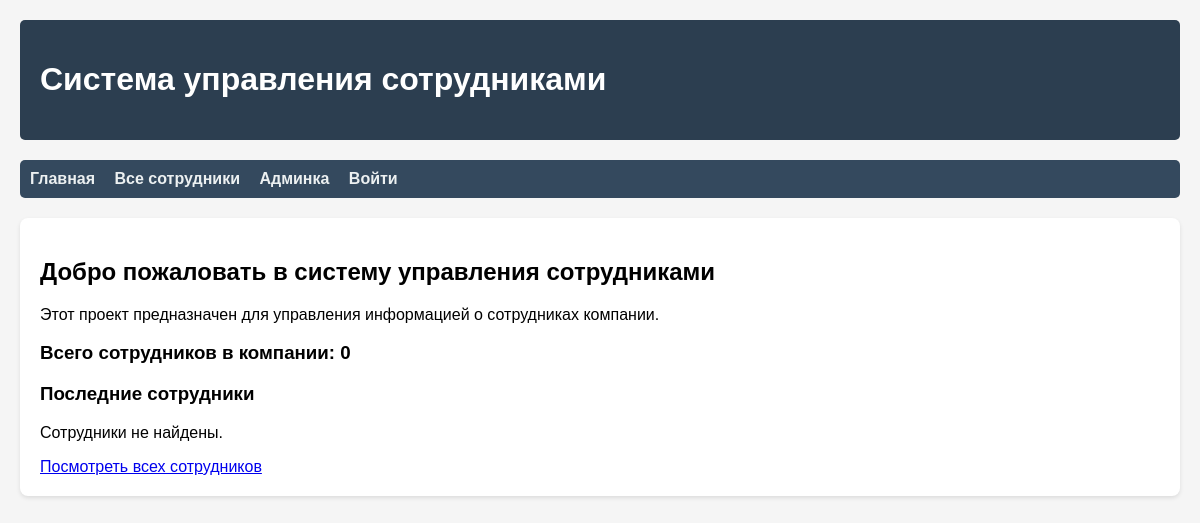
The app's page /, older data.
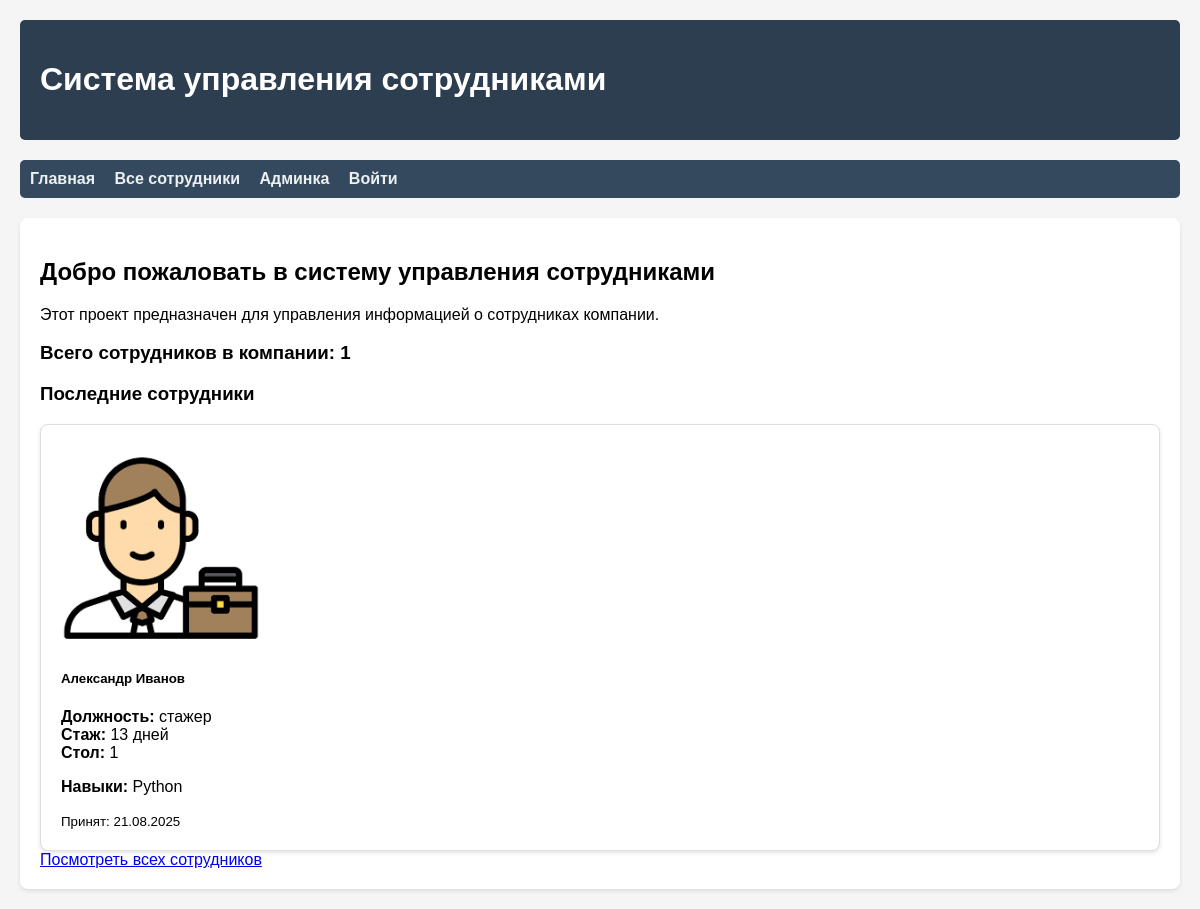
The same page, newer data.
### employees/models.py (models this page shows, shortened)
class Employee(models.Model):
    GENDER_CHOICES = [
        ('M', 'Мужской'),
        ('F', 'Женский'),
    ]
    first_name = models.CharField(max_length=100, verbose_name='Имя')
    last_name = models.CharField(max_length=100, verbose_name='Фамилия')
    middle_name = models.CharField(max_length=100, verbose_name='Отчество', blank=True, null=True)
    gender = models.CharField(max_length=1, choices=GENDER_CHOICES, verbose_name='Пол')
    email = models.EmailField(verbose_name='Email', unique=True)
    position = models.CharField(max_length=200, verbose_name='Должность')
    hire_date = models.DateField(verbose_name='Дата приема на работу', default=timezone.now)
    workstation = models.ForeignKey(
        'workstations.Workstation',
        on_delete=models.SET_NULL,
        null=True,
        blank=True,
        verbose_name='Рабочее место'
    )
    description = models.TextField(verbose_name='Описание', blank=True)
    class Meta:
        verbose_name = 'Сотрудник'
        verbose_name_plural = 'Сотрудники'
        ordering = ['last_name', 'first_name']
    @property
    def work_experience_days(self):
        if self.hire_date:
            return (timezone.now().date() - self.hire_date).days
        return 0

class EmployeeImage(models.Model):
    employee = models.ForeignKey(
        Employee,
        on_delete=models.CASCADE,
        related_name='images',
        verbose_name='Сотрудник'
    )
    image = models.ImageField(
        upload_to='employees/%Y/%m/%d/',
        verbose_name='Изображение'
    )
    order = models.PositiveIntegerField(
        default=0,
        verbose_name='Порядковый номер'
    )
    created_at = models.DateTimeField(auto_now_add=True, verbose_name='Дата создания')
    class Meta:
        verbose_name = 'Изображение сотрудника'
        verbose_name_plural = 'Изображения сотрудников'
        ordering = ['employee', 'order', 'created_at']

class EmployeeSkill(models.Model):
    LEVEL_CHOICES = [
        (1, 'Начальный'),
        (2, 'Средний'),
        (3, 'Продвинутый'),
        (4, 'Эксперт'),
    ]
    employee = models.ForeignKey(Employee, on_delete=models.CASCADE, verbose_name='Сотрудник')
    skill = models.ForeignKey(Skill, on_delete=models.CASCADE, verbose_name='Навык')
    level = models.IntegerField(choices=LEVEL_CHOICES, verbose_name='Уровень')
    class Meta:
        verbose_name = 'Навык сотрудника'
        verbose_name_plural = 'Навыки сотрудников'
        unique_together = ['employee', 'skill']

class Skill(models.Model):
    name = models.CharField(max_length=100, verbose_name='Навык')
    description = models.TextField(verbose_name='Описание навыка', blank=True)
    class Meta:
        verbose_name = 'Навык'
        verbose_name_plural = 'Навыки'

### workstations/models.py (models this page shows, shortened)
class Workstation(models.Model):
    name = models.CharField(max_length=100, verbose_name="Название")
    table_number = models.CharField(max_length=20, verbose_name="Номер стола", unique=True)
    description = models.TextField(blank=True, verbose_name="Описание")
    location = models.CharField(max_length=100, verbose_name="Местоположение")
    is_active = models.BooleanField(default=True, verbose_name="Активно")
    equipment = models.TextField(blank=True, verbose_name="Оборудование")
    ip_address = models.GenericIPAddressField(blank=True, null=True, verbose_name="IP-адрес")
    notes = models.TextField(blank=True, verbose_name="Заметки")
    class Meta:
        verbose_name = "Рабочее место"
        verbose_name_plural = "Рабочие места"
        ordering = ["table_number"]

### employees/views.py (the view)
# urls.py: path('', HomeView.as_view(), name='home'),
class HomeView(ListView):
    model = Employee
    template_name = 'employees/home.html'
    context_object_name = 'employees'
    def get_queryset(self):
        return Employee.objects.prefetch_related(
            Prefetch('images', queryset=EmployeeImage.objects.order_by('order')),
            Prefetch('employeeskill_set', queryset=EmployeeSkill.objects.select_related('skill'))
        ).order_by('-hire_date')[:4]  # 4 последних по дате приёма
    def get_context_data(self, **kwargs):
        context = super().get_context_data(**kwargs)
        context['total_employees'] = Employee.objects.count()
        return context

### templates/employees/home.html (shortened to what this page needs)
{% extends 'base.html' %}
{% block content %}
    <h2>Добро пожаловать в систему управления сотрудниками</h2>
    <p>Этот проект предназначен для управления информацией о сотрудниках компании.</p>
    <div class="total-employees mb-4">
        <h3>Всего сотрудников в компании: {{ total_employees }}</h3>
    </div>
    <h3>Последние сотрудники</h3>
    <div class="row">
        {% for employee in employees %}
            <div class="col-md-3 mb-4">
                <div class="card employee-card" onclick="location.href='{% url 'employees:employee_detail' employee.pk %}'" style="cursor: pointer;">
                    {% with employee.images.all as images %}
                        {% if images %}
                            <img src="{{ images.0.image.url }}" class="card-img-top" alt="{{ employee.first_name }} {{ employee.last_name }}" style="height: 200px; object-fit: cover;">
                        {% else %}
                            <div class="card-img-top bg-light d-flex align-items-center justify-content-center" style="height: 200px;">
                                <span class="text-muted">Нет фото</span>
                            </div>
                        {% endif %}
                    {% endwith %}
                    <div class="card-body">
                        <h5 class="card-title">{{ employee.first_name }} {{ employee.last_name }}</h5>
                        <p class="card-text">
                            <strong>Должность:</strong> {{ employee.position }}<br>
                            <strong>Стаж:</strong> {{ employee.work_experience_days }} дней<br>
                            {% if employee.workstation %}
                                <strong>Стол:</strong> {{ employee.workstation.table_number }}<br>
                            {% endif %}
                        </p>
                        {% if employee.employeeskill_set.all %}
                            <p class="card-text">
                                <strong>Навыки:</strong>
                                {% for skill in employee.employeeskill_set.all|slice:":2" %}
                                    {{ skill.skill.name }}{% if not forloop.last %}, {% endif %}
                                {% endfor %}
                            </p>
                        {% endif %}
                    </div>
                    <div class="card-footer">
                        <small class="text-muted">
                            Принят: {{ employee.hire_date|date:"d.m.Y" }}
                        </small>
                    </div>
                </div>
            </div>
        {% empty %}
            <div class="col-12">
                <p class="text-center">Сотрудники не найдены.</p>
            </div>
        {% endfor %}
    </div>
    <div class="text-center mt-4">
        <a href="{% url 'employees:employee_list' %}" class="btn btn-primary">
            Посмотреть всех сотрудников
        </a>
    </div>
{% endblock %}

Row changes from the older to the newer data that the page shows:
added Employee: images.all.0.image (picture), first_name "Александр", last_name "Иванов", position "стажер", work_experience_days "13", workstation.table_number "1", hire_date "21.08.2025"
added EmployeeSkill: skill.name "Python"
Text that changed along with them:
{{ total_employees }}: "0" → "1"
text no longer shown: "Сотрудники не найдены."
